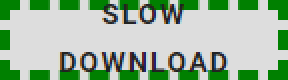
#> input picture templates/1_150_slow_download.png, 144 x 40 px (shown 2 times larger); its folder holds only this picture in this run
$ python nolvus_autodl.py
#> lines starting #> are read from the running program, lines starting #| are printed output that depends on the picture
#!/usr/bin/env python

# pylint: disable=missing-module-docstring

from typing import List, NamedTuple
import os
import logging
import random
import re
import sys
import time

from numpy import ndarray as NDArray
import click
import cv2 as cv  # type: ignore
# Import xfeatures2d from cv2 module
from cv2 import xfeatures2d
import numpy as np
import pyautogui  # type: ignore
from PIL import Image, ImageOps


# These define the main function that runs the autoclicker
@click.command()
@click.option('--sleep_max', default=5.)
@click.option('--sleep_min', default=0.)
# Main function that runs the autoclicker.
# Args:
#    sleep_max (float): Maximum sleep time between autoclicks.
#    sleep_min (float): Minimum sleep time between autoclicks.
def run(sleep_max: float, sleep_min: float) -> None:  # pylint: disable=missing-function-docstring

    # Configure logging settings
    logging.basicConfig(
        datefmt='%m/%d/%Y %I:%M:%S %p',
        format='%(asctime)s [%(levelname)s] %(message)s',
        level=logging.INFO,
    )
    templates = _get_templates()  # Get the list of template images
    # Run the autoclicker in a loop
    while True:
        # Generate a random sleep time
        sleep_seconds = random.uniform(sleep_min, sleep_max)
        logging.info('Sleeping for %f seconds', sleep_seconds)
        time.sleep(sleep_seconds)
        try:
            _find_and_click(templates)
        except cv.error:  # pylint: disable=no-member
            logging.info('Ignoring OpenCV error')


# used to store information about a specific template image
class _Template(NamedTuple):
    array: NDArray
    name: str
    threshold: int


# Define the main function to find and click on templates
# Find and click on matching templates in the screenshot.
def _find_and_click(templates: List[_Template]) -> None:
    screenshot_image = pyautogui.screenshot()
    screenshot = _image_to_grayscale_array(screenshot_image)
    for template in templates:
        # Change cv.SIFT_create() to cv.xfeatures2d.SIFT_create() to use xfeatures2d
        sift = cv.xfeatures2d.SIFT_create()  # pylint: disable=no-member
        _, template_descriptors = sift.detectAndCompute(template.array, mask=None)
        screenshot_keypoints, screenshot_descriptors = sift.detectAndCompute(screenshot, mask=None)
        matcher = cv.BFMatcher()  # pylint: disable=no-member
        matches = matcher.knnMatch(template_descriptors, screenshot_descriptors, k=2)
        points = np.array([screenshot_keypoints[m.trainIdx].pt for m, _ in matches if m.distance < template.threshold])
        if points.shape[0] == 0:
            continue
        point = np.median(points, axis=0)
        current_mouse_pos = pyautogui.position()
        logging.info('Saving current mouse position at x=%f y=%f', *current_mouse_pos)
        pyautogui.click(*point)
        logging.info('Clicking on %s at coordinates x=%f y=%f', template.name, *point)
        pyautogui.moveTo(*current_mouse_pos)
        return
    logging.info('No matches found')


# This responsible for retrieving and preparing template images that will be used for image matching within the Nolvus AutoDL script.
# basically retrieve a list of template images from the templates directory.
def _get_templates() -> List[_Template]:  # pylint: disable=too-many-locals
    templates: List[_Template] = []  # Add the type annotation here
    try:
        root_dir = sys._MEIPASS  # type: ignore  # pylint: disable=no-member,protected-access
    except AttributeError:
        root_dir = '.'
    templates_dir = os.path.join(root_dir, 'templates')
    pattern = re.compile(r'^([1-9][0-9]*)_([1-9][0-9]*)_(.+)\.png$')
    basenames = os.listdir(templates_dir)
    matches = (pattern.match(basename) for basename in basenames)
    filtered_matches = (match for match in matches if match is not None)
    groups = (match.groups() for match in filtered_matches)
    sorted_groups = sorted(groups, key=lambda t: int(t[0]))
    for index, threshold, name in sorted_groups:
        path = os.path.join(templates_dir, f'{index}_{threshold}_{name}.png')
        image = Image.open(path)
#> image is the input picture: PIL image 144x40 RGBA; mean R, G, B, A 160.5, 185.8, 160.4, 255
        array = _image_to_grayscale_array(image)
        template = _Template(array=array, name=name, threshold=int(threshold))
        templates.append(template)
    return templates


# Convert a PIL Image to a grayscale NumPy array.
def _image_to_grayscale_array(image: Image.Image) -> NDArray:
    image = ImageOps.grayscale(image)
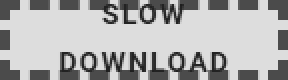
#> image: PIL image 144x40 L (shown 2 times larger); min 30, max 221, mean 175.3
    array = np.array(image)
    return array


# Execute the main function only if the script is run directly
if __name__ == '__main__':
    run()  # pylint: disable=no-value-for-parameter
#> in run, `templates = _get_templates()`: templates = 1 item
#> (the run stopped early here; a loop or call above may not have finished)
